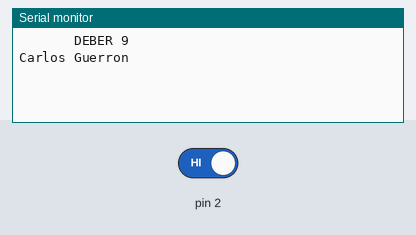
Simulated run of this sketch. Board: Arduino Uno, built with avr-gcc and run on an emulated ATmega328P. On the bench: the last lines printed to the serial monitor. The inputs (shaded band) are chosen by the test bench; at power-on: pin 2 HIGH.

Above: at 1.2 s.
1.3 s: pin 2 driven LOW
At 2.1 s:
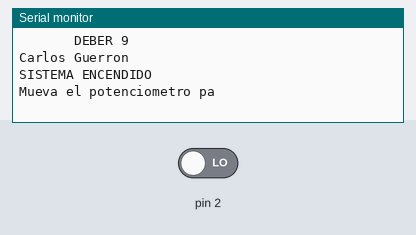
2.8 s: pin 2 driven HIGH
At 4.2 s:
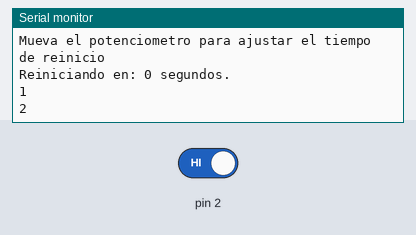
Timing chart, 0 to 5.8 s (numbered marks = the images above; inputs shaded):
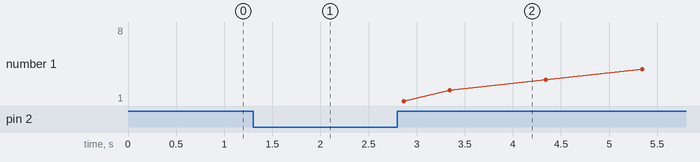

The sketch:

GuerronCarlos_Deber9.ino
```cpp
/*  DEBER 9
 * Nombre: Carlos Guerrón
 * Fecha: 13/01/2021
 * Objetivo:Realice un programa que mediante un conversor análogo-digital se configure el tiempo de reinicio del perro guardián (tiempos seleccionados por el usuario).
 * Envíe mensajes por comunicación serial validando todo el proceso.
 *
 */

 #include <avr/wdt.h>
 #include<MsTimer2.h>

 int onOff=0;
 int i=0;
 int tiempo=0;
 int conversor;
 int contador=0;

void setup() {
  Serial.begin(9600);  //llamamos a la cx serial
  Serial.println("       DEBER 9");
  Serial.println("Carlos Guerron");
  MsTimer2::set(1000, reset); // creamos el contador de mstimer a 1 segundo
  attachInterrupt(0,activacion,LOW); //creamos una activacion para que funcione el sistema
}

void loop() {
  if(onOff==1){ //condicion para que cuando el swtich sea 1 realice el sigueitne codigo
    conversor=analogRead(0); //toma los datos del puerto 0 analogo
    tiempo=map(conversor,0,1023,0,60); //convierte a 60 los 1024 datos que toma el potenciometro
    Serial.println(String("Reinicio Perro Guarian en: ")+String(tiempo)+String(" seg")); //mensaje serial
    delay(1000);
    }
}

void reset(){
  contador++;
  Serial.println(contador);
  if(contador==tiempo){ //condicon para que cuando el contador sea igual a tiempo este se reseete
    Serial.println("Sistema reseteado!!!");
    wdt_disable();  //resetear el perro guardian
    wdt_enable(WDTO_1S);

    }
  }
void activacion(){
  switch(onOff){ //switcvh para el funcionamiento de nuestro sistema
    case 0:
      Serial.println("SISTEMA ENCENDIDO");
      Serial.println("Mueva el potenciometro para ajustar el tiempo de reinicio");
      onOff++;
    break;
    case 1:
      Serial.println(String("Reiniciando en: ")+String(tiempo)+String(" segundos."));
      MsTimer2::start();
      onOff++;
    break;

    }
  }
```

Measured:
- after the input at 1.3 s, the serial monitor: prints a new line at once (image 1)
- after the input at 2.8 s, the serial monitor: prints a new line at once (image 2)
